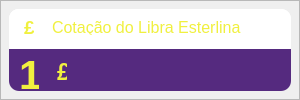
              <widget class="QFrame" name="frame_53">
               <property name="minimumSize">
                <size>
                 <width>300</width>
                 <height>0</height>
                </size>
               </property>
               <property name="maximumSize">
                <size>
                 <width>300</width>
                 <height>16777215</height>
                </size>
               </property>
               <property name="styleSheet">
                <string notr="true"/>
               </property>
               <property name="frameShape">
                <enum>QFrame::StyledPanel</enum>
               </property>
               <property name="frameShadow">
                <enum>QFrame::Raised</enum>
               </property>
               <layout class="QVBoxLayout" name="verticalLayout_26">
                <property name="spacing">
                 <number>0</number>
                </property>
                <property name="leftMargin">
                 <number>8</number>
                </property>
                <property name="topMargin">
                 <number>8</number>
                </property>
                <property name="rightMargin">
                 <number>8</number>
                </property>
                <property name="bottomMargin">
                 <number>8</number>
                </property>
                <item>
                 <widget class="QFrame" name="frame_54">
                  <property name="styleSheet">
                   <string notr="true">background-color: rgb(255, 255, 255);
border-radius:10px;</string>
                  </property>
                  <property name="frameShape">
                   <enum>QFrame::StyledPanel</enum>
                  </property>
                  <property name="frameShadow">
                   <enum>QFrame::Raised</enum>
                  </property>
                  <layout class="QVBoxLayout" name="verticalLayout_60">
                   <property name="spacing">
                    <number>0</number>
                   </property>
                   <property name="leftMargin">
                    <number>0</number>
                   </property>
                   <property name="topMargin">
                    <number>0</number>
                   </property>
                   <property name="rightMargin">
                    <number>0</number>
                   </property>
                   <property name="bottomMargin">
                    <number>0</number>
                   </property>
                   <item>
                    <widget class="QFrame" name="frame_87">
                     <property name="minimumSize">
                      <size>
                       <width>0</width>
                       <height>40</height>
                      </size>
                     </property>
                     <property name="maximumSize">
                      <size>
                       <width>16777215</width>
                       <height>40</height>
                      </size>
                     </property>
                     <property name="frameShape">
                      <enum>QFrame::StyledPanel</enum>
                     </property>
                     <property name="frameShadow">
                      <enum>QFrame::Raised</enum>
                     </property>
                     <widget class="QLabel" name="label_51">
                      <property name="geometry">
                       <rect>
                        <x>43</x>
                        <y>10</y>
                        <width>190</width>
                        <height>16</height>
                       </rect>
                      </property>
                      <property name="font">
                       <font>
                        <pointsize>12</pointsize>
                       </font>
                      </property>
                      <property name="styleSheet">
                       <string notr="true">color: rgb(240, 240, 63);</string>
                      </property>
                      <property name="text">
                       <string>Cotação do Libra Esterlina</string>
                      </property>
                     </widget>
                     <widget class="QLabel" name="label_157">
                      <property name="geometry">
                       <rect>
                        <x>0</x>
                        <y>0</y>
                        <width>40</width>
                        <height>41</height>
                       </rect>
                      </property>
                      <property name="text">
                       <string/>
                      </property>
                      <property name="pixmap">
                       <pixmap>../../../../3D Objects/ControleFinanceiro/System/img/synchronize_40px.png</pixmap>
                      </property>
                     </widget>
                     <widget class="QLabel" name="label_158">
                      <property name="geometry">
                       <rect>
                        <x>15</x>
                        <y>8</y>
                        <width>10</width>
                        <height>20</height>
                       </rect>
                      </property>
                      <property name="font">
                       <font>
                        <pointsize>14</pointsize>
                        <bold>true</bold>
                       </font>
                      </property>
                      <property name="styleSheet">
                       <string notr="true">color: rgb(240, 240, 63);</string>
                      </property>
                      <property name="text">
                       <string>£</string>
                      </property>
                     </widget>
                    </widget>
                   </item>
                   <item>
                    <widget class="QFrame" name="frame_88">
                     <property name="styleSheet">
                      <string notr="true">background-color: rgb(85, 42, 127);
border-top-left-radius: 0px;
border-top-right-radius: 0px;</string>
                     </property>
                     <property name="frameShape">
                      <enum>QFrame::StyledPanel</enum>
                     </property>
                     <property name="frameShadow">
                      <enum>QFrame::Raised</enum>
                     </property>
                     <widget class="QLabel" name="label_53">
                      <property name="geometry">
                       <rect>
                        <x>10</x>
                        <y>5</y>
                        <width>20</width>
                        <height>40</height>
                       </rect>
                      </property>
                      <property name="font">
                       <font>
                        <pointsize>31</pointsize>
                        <bold>true</bold>
                       </font>
                      </property>
                      <property name="styleSheet">
                       <string notr="true">color: #FFF0F03F;</string>
                      </property>
                      <property name="text">
                       <string>1</string>
                      </property>
                     </widget>
                     <widget class="QLabel" name="label_54">
                      <property name="geometry">
                       <rect>
                        <x>21</x>
                        <y>100</y>
                        <width>160</width>
                        <height>15</height>
                       </rect>
                      </property>
                      <property name="styleSheet">
                       <string notr="true">color: rgb(182, 182, 182)</string>
                      </property>
                      <property name="text">
                       <string>Quotation date: 01/09/2022</string>
                      </property>
                     </widget>
                     <widget class="QLabel" name="label_56">
                      <property name="geometry">
                       <rect>
                        <x>20</x>
                        <y>67</y>
                        <width>210</width>
                        <height>30</height>
                       </rect>
                      </property>
                      <property name="font">
                       <font>
                        <pointsize>18</pointsize>
                        <bold>true</bold>
                       </font>
                      </property>
                      <property name="styleSheet">
                       <string notr="true">color: rgb(90, 173, 253);</string>
                      </property>
                      <property name="text">
                       <string>493,30 AOA</string>
                      </property>
                     </widget>
                     <widget class="QLabel" name="label_43">
                      <property name="geometry">
                       <rect>
                        <x>30</x>
                        <y>6</y>
                        <width>50</width>
                        <height>41</height>
                       </rect>
                      </property>
                      <property name="text">
                       <string/>
                      </property>
                      <property name="pixmap">
                       <pixmap>../../../../3D Objects/ControleFinanceiro/System/img/round_50px.png</pixmap>
                      </property>
                     </widget>
                     <widget class="QLabel" name="label_161">
                      <property name="geometry">
                       <rect>
                        <x>48</x>
                        <y>13</y>
                        <width>10</width>
                        <height>20</height>
                       </rect>
                      </property>
                      <property name="font">
                       <font>
                        <pointsize>17</pointsize>
                        <bold>true</bold>
                       </font>
                      </property>
                      <property name="styleSheet">
                       <string notr="true">color: rgb(240, 240, 63);</string>
                      </property>
                      <property name="text">
                       <string>£</string>
                      </property>
                     </widget>
                    </widget>
                   </item>
                  </layout>
                 </widget>
                </item>
               </layout>
              </widget>
